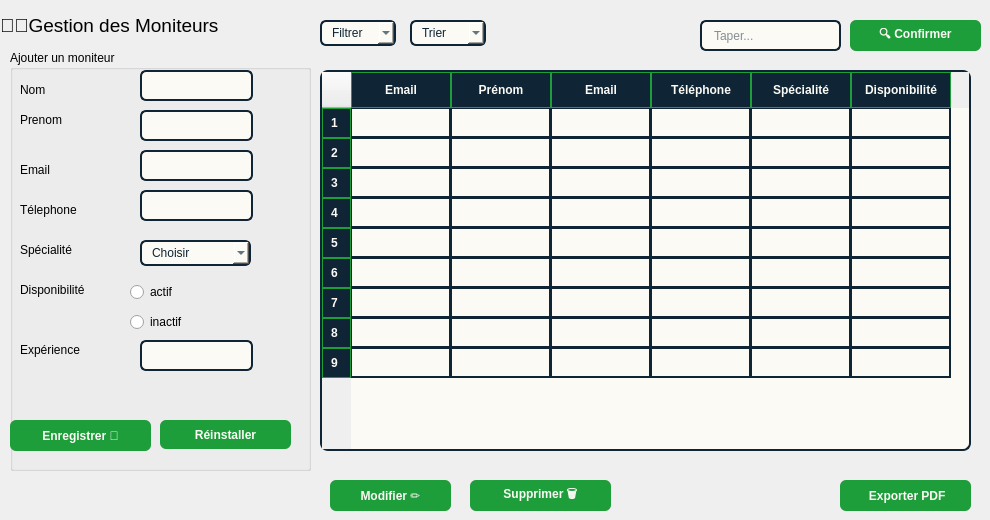
       <widget class="QWidget" name="tab_4">
        <attribute name="title">
         <string>Ajouter un moniteur </string>
        </attribute>
        <widget class="QGroupBox" name="groupBox_2">
         <property name="geometry">
          <rect>
           <x>10</x>
           <y>50</y>
           <width>301</width>
           <height>421</height>
          </rect>
         </property>
         <property name="styleSheet">
          <string notr="true">color: #000000
#nom,
#prenom,
#email,
#telephone,
#experience {
    border: 2px solid #0F2434;
    border-radius: 6px;
    padding: 6px 10px;
    background-color: #FBFAF5;
    selection-background-color: #1D9E3A;
    selection-color: #FBFAF5;
}

#nom:focus,
#prenom:focus,
#email:focus,
#telephone:focus,
#experience:focus {
    border: 2px solid #1D9E3A; /* Pigment green on focus */
}
</string>
         </property>
         <property name="title">
          <string>Ajouter un moniteur </string>
         </property>
         <widget class="QLabel" name="label_8">
          <property name="geometry">
           <rect>
            <x>10</x>
            <y>30</y>
            <width>71</width>
            <height>20</height>
           </rect>
          </property>
          <property name="styleSheet">
           <string notr="true">color: rgb(0, 0, 0);</string>
          </property>
          <property name="text">
           <string>Nom</string>
          </property>
         </widget>
         <widget class="QLabel" name="label_10">
          <property name="geometry">
           <rect>
            <x>10</x>
            <y>190</y>
            <width>81</width>
            <height>20</height>
           </rect>
          </property>
          <property name="styleSheet">
           <string notr="true">color: rgb(0, 0, 0);</string>
          </property>
          <property name="text">
           <string>Spécialité</string>
          </property>
         </widget>
         <widget class="QLabel" name="label_11">
          <property name="geometry">
           <rect>
            <x>10</x>
            <y>60</y>
            <width>61</width>
            <height>20</height>
           </rect>
          </property>
          <property name="styleSheet">
           <string notr="true">color: rgb(0, 0, 0);</string>
          </property>
          <property name="text">
           <string>Prenom</string>
          </property>
         </widget>
         <widget class="QLabel" name="label_12">
          <property name="geometry">
           <rect>
            <x>10</x>
            <y>110</y>
            <width>61</width>
            <height>20</height>
           </rect>
          </property>
          <property name="styleSheet">
           <string notr="true">color: rgb(0, 0, 0);</string>
          </property>
          <property name="text">
           <string>Email</string>
          </property>
         </widget>
         <widget class="QLabel" name="label_13">
          <property name="geometry">
           <rect>
            <x>10</x>
            <y>150</y>
            <width>81</width>
            <height>20</height>
           </rect>
          </property>
          <property name="styleSheet">
           <string notr="true">color: rgb(0, 0, 0);</string>
          </property>
          <property name="text">
           <string>Télephone</string>
          </property>
         </widget>
         <widget class="QLabel" name="label_14">
          <property name="geometry">
           <rect>
            <x>10</x>
            <y>230</y>
            <width>91</width>
            <height>20</height>
           </rect>
          </property>
          <property name="styleSheet">
           <string notr="true">color: rgb(0, 0, 0);</string>
          </property>
          <property name="text">
           <string>Disponibilité</string>
          </property>
         </widget>
         <widget class="QLabel" name="label_15">
          <property name="geometry">
           <rect>
            <x>10</x>
            <y>290</y>
            <width>91</width>
            <height>20</height>
           </rect>
          </property>
          <property name="styleSheet">
           <string notr="true">color: rgb(0, 0, 0);</string>
          </property>
          <property name="text">
           <string>Expérience </string>
          </property>
         </widget>
         <widget class="QLineEdit" name="nom_2">
          <property name="geometry">
           <rect>
            <x>130</x>
            <y>20</y>
            <width>113</width>
            <height>31</height>
           </rect>
          </property>
          <property name="styleSheet">
           <string notr="true">#nom_2 {
    border: 2px solid #0F2434;
    border-radius: 6px;
    padding: 5px 10px;
    background-color: #FBFAF5;
    color: #0F2434;
}
</string>
          </property>
         </widget>
         <widget class="QComboBox" name="specialite">
          <property name="geometry">
           <rect>
            <x>130</x>
            <y>190</y>
            <width>111</width>
            <height>26</height>
           </rect>
          </property>
          <property name="styleSheet">
           <string notr="true">#specialite {
    border: 2px solid #0F2434;
    border-radius: 6px;
    padding: 5px 10px;
    background-color: #FBFAF5;
    color: #0F2434;
}

#type QAbstractItemView {
    background-color: #FBFAF5;
    selection-background-color: #1D9E3A;
    selection-color: #FBFAF5;
}

#type:focus {
    border: 2px solid #1D9E3A;
}
</string>
          </property>
          <item>
           <property name="text">
            <string>Choisir</string>
           </property>
          </item>
          <item>
           <property name="text">
            <string>Permis A</string>
           </property>
          </item>
          <item>
           <property name="text">
            <string>Permis B</string>
           </property>
          </item>
          <item>
           <property name="text">
            <string>Permis C</string>
           </property>
          </item>
          <item>
           <property name="text">
            <string>Permis D</string>
           </property>
          </item>
         </widget>
         <widget class="QLineEdit" name="prenom_2">
          <property name="geometry">
           <rect>
            <x>130</x>
            <y>60</y>
            <width>113</width>
            <height>31</height>
           </rect>
          </property>
          <property name="styleSheet">
           <string notr="true">#prenom_2 {
    border: 2px solid #0F2434;
    border-radius: 6px;
    padding: 5px 10px;
    background-color: #FBFAF5;
    color: #0F2434;
}
</string>
          </property>
         </widget>
         <widget class="QLineEdit" name="email">
          <property name="geometry">
           <rect>
            <x>130</x>
            <y>100</y>
            <width>113</width>
            <height>31</height>
           </rect>
          </property>
          <property name="styleSheet">
           <string notr="true">#email{
    border: 2px solid #0F2434;
    border-radius: 6px;
    padding: 5px 10px;
    background-color: #FBFAF5;
    color: #0F2434;
}

</string>
          </property>
         </widget>
         <widget class="QLineEdit" name="telephone_2">
          <property name="geometry">
           <rect>
            <x>130</x>
            <y>140</y>
            <width>113</width>
            <height>31</height>
           </rect>
          </property>
          <property name="styleSheet">
           <string notr="true">#telephone_2 {
    border: 2px solid #0F2434;
    border-radius: 6px;
    padding: 5px 10px;
    background-color: #FBFAF5;
    color: #0F2434;
}
</string>
          </property>
         </widget>
         <widget class="QRadioButton" name="actif">
          <property name="geometry">
           <rect>
            <x>120</x>
            <y>230</y>
            <width>110</width>
            <height>24</height>
           </rect>
          </property>
          <property name="styleSheet">
           <string notr="true">color: rgb(0,0,0);</string>
          </property>
          <property name="text">
           <string>actif</string>
          </property>
         </widget>
         <widget class="QRadioButton" name="inactif">
          <property name="geometry">
           <rect>
            <x>120</x>
            <y>260</y>
            <width>110</width>
            <height>24</height>
           </rect>
          </property>
          <property name="styleSheet">
           <string notr="true">color: rgb(0, 0, 0);</string>
          </property>
          <property name="text">
           <string>inactif</string>
          </property>
         </widget>
         <widget class="QLineEdit" name="experience">
          <property name="geometry">
           <rect>
            <x>130</x>
            <y>290</y>
            <width>113</width>
            <height>31</height>
           </rect>
          </property>
          <property name="styleSheet">
           <string notr="true">#experience {
    border: 2px solid #0F2434;
    border-radius: 6px;
    padding: 5px 10px;
    background-color: #FBFAF5;
    color: #0F2434;
}</string>
          </property>
         </widget>
         <widget class="QPushButton" name="reinstaller_mon">
          <property name="geometry">
           <rect>
            <x>150</x>
            <y>370</y>
            <width>131</width>
            <height>29</height>
           </rect>
          </property>
          <property name="styleSheet">
           <string notr="true">#reinstaller_mon {
    background-color: #1D9E3A;
    color: #FBFAF5;
    border: none;
    border-radius: 6px;
    padding: 8px 18px;
    font-weight: bold;
}

#reinstaller_mon:hover {
    background-color: #30AA2C;
}

#reinstaller_mon:pressed {
    background-color: #239539;
}
</string>
          </property>
          <property name="text">
           <string>Réinstaller</string>
          </property>
          <property name="icon">
           <iconset theme="QIcon::ThemeIcon::EditClear"/>
          </property>
         </widget>
         <widget class="QPushButton" name="enregistrer_m">
          <property name="geometry">
           <rect>
            <x>0</x>
            <y>370</y>
            <width>141</width>
            <height>31</height>
           </rect>
          </property>
          <property name="styleSheet">
           <string notr="true">#enregistrer_m {
    background-color: #1D9E3A;
    color: #FBFAF5;
    border: none;
    border-radius: 6px;
    padding: 8px 18px;
    font-weight: bold;
}

#enregistrer_c:hover {
    background-color: #30AA2C;
}

#enregistrer_c:pressed {
    background-color: #239539;
}
</string>
          </property>
          <property name="text">
           <string>Enregistrer 💾</string>
          </property>
         </widget>
        </widget>
        <widget class="QComboBox" name="filtrer_mon">
         <property name="geometry">
          <rect>
           <x>320</x>
           <y>20</y>
           <width>76</width>
           <height>26</height>
          </rect>
         </property>
         <property name="styleSheet">
          <string notr="true">#filtrer_mon {
    border: 2px solid #0F2434;
    border-radius: 6px;
    padding: 5px 10px;
    background-color: #FBFAF5;
    color: #0F2434;
}

#type QAbstractItemView {
    background-color: #FBFAF5;
    selection-background-color: #1D9E3A;
    selection-color: #FBFAF5;
}

#type:focus {
    border: 2px solid #1D9E3A;
}
</string>
         </property>
         <item>
          <property name="text">
           <string>Filtrer</string>
          </property>
         </item>
         <item>
          <property name="text">
           <string>Spécialité</string>
          </property>
         </item>
         <item>
          <property name="text">
           <string>disponibilité</string>
          </property>
         </item>
        </widget>
        <widget class="QComboBox" name="trier_mon">
         <property name="geometry">
          <rect>
           <x>410</x>
           <y>20</y>
           <width>76</width>
           <height>26</height>
          </rect>
         </property>
         <property name="styleSheet">
          <string notr="true">#trier_mon {
    border: 2px solid #0F2434;
    border-radius: 6px;
    padding: 5px 10px;
    background-color: #FBFAF5;
    color: #0F2434;
}

#type QAbstractItemView {
    background-color: #FBFAF5;
    selection-background-color: #1D9E3A;
    selection-color: #FBFAF5;
}

#type:focus {
    border: 2px solid #1D9E3A;
}
</string>
         </property>
         <item>
          <property name="text">
           <string>Trier</string>
          </property>
         </item>
         <item>
          <property name="text">
           <string>A-Z</string>
          </property>
         </item>
         <item>
          <property name="text">
           <string>Spécialité</string>
          </property>
         </item>
        </widget>
        <widget class="QLineEdit" name="taper_mon">
         <property name="geometry">
          <rect>
           <x>700</x>
           <y>20</y>
           <width>141</width>
           <height>31</height>
          </rect>
         </property>
         <property name="styleSheet">
          <string notr="true">#taper_mon {
    border: 2px solid #0F2434;
    border-radius: 6px;
    padding: 6px 10px;
    background-color: #FBFAF5;
    color: #0F2434;
    selection-background-color: #1D9E3A;
    selection-color: #FBFAF5;
}

#taper_mon:focus {
    border: 2px solid #1D9E3A;
}
</string>
         </property>
         <property name="placeholderText">
          <string>Taper...</string>
         </property>
        </widget>
        <widget class="QLabel" name="label_23">
         <property name="geometry">
          <rect>
           <x>0</x>
           <y>10</y>
           <width>301</width>
           <height>31</height>
          </rect>
         </property>
         <property name="font">
          <font>
           <pointsize>14</pointsize>
          </font>
         </property>
         <property name="styleSheet">
          <string notr="true">color: rgb(0, 0, 0);</string>
         </property>
         <property name="text">
          <string>🧑‍💼Gestion des Moniteurs </string>
         </property>
        </widget>
        <widget class="QPushButton" name="supp_m">
         <property name="geometry">
          <rect>
           <x>470</x>
           <y>480</y>
           <width>141</width>
           <height>31</height>
          </rect>
         </property>
         <property name="styleSheet">
          <string notr="true">#supp_m {
    background-color: #1D9E3A;
    color: #FBFAF5;
    border: none;
    border-radius: 6px;
    padding: 8px 18px;
    font-weight: bold;
}

#supp_m:hover {
    background-color: #30AA2C;
}

#supp_m:pressed {
    background-color: #239539;
}
</string>
         </property>
         <property name="text">
          <string>Supprimer 🗑️</string>
         </property>
        </widget>
        <widget class="QPushButton" name="expo_tab_m">
         <property name="geometry">
          <rect>
           <x>840</x>
           <y>480</y>
           <width>131</width>
           <height>31</height>
          </rect>
         </property>
         <property name="styleSheet">
          <string notr="true">#expo_tab_m {
    background-color: #1D9E3A;
    color: #FBFAF5;
    border: none;
    border-radius: 6px;
    padding: 8px 18px;
    font-weight: bold;
}

#expo_tab_m:hover {
    background-color: #30AA2C;
}

#expo_tab_m:pressed {
    background-color: #239539;
}
</string>
         </property>
         <property name="text">
          <string> Exporter PDF</string>
         </property>
         <property name="icon">
          <iconset>
           <normaloff>:/res2/img/excel.png</normaloff>:/res2/img/excel.png</iconset>
         </property>
        </widget>
        <widget class="QPushButton" name="modifier_m">
         <property name="geometry">
          <rect>
           <x>330</x>
           <y>480</y>
           <width>121</width>
           <height>31</height>
          </rect>
         </property>
         <property name="styleSheet">
          <string notr="true">#modifier_m {
    background-color: #1D9E3A;
    color: #FBFAF5;
    border: none;
    border-radius: 6px;
    padding: 8px 18px;
    font-weight: bold;
}

#modifier_m:hover {
    background-color: #30AA2C;
}

#modifier_m:pressed {
    background-color: #239539;
}
</string>
         </property>
         <property name="text">
          <string>Modifier ✏️</string>
         </property>
        </widget>
        <widget class="QPushButton" name="conf_rech_m">
         <property name="geometry">
          <rect>
           <x>850</x>
           <y>20</y>
           <width>131</width>
           <height>31</height>
          </rect>
         </property>
         <property name="styleSheet">
          <string notr="true">#conf_rech_m{
    background-color: #1D9E3A;
    color: #FBFAF5;
    border: none;
    border-radius: 6px;
    padding: 8px 18px;
    font-weight: bold;
}

#conf_rech_m:hover {
    background-color: #30AA2C;
}

#conf_rech_m:pressed {
    background-color: #239539;
}
</string>
         </property>
         <property name="text">
          <string>🔍 Confirmer</string>
         </property>
        </widget>
        <widget class="QTableWidget" name="tab_mon">
         <property name="geometry">
          <rect>
           <x>320</x>
           <y>70</y>
           <width>651</width>
           <height>381</height>
          </rect>
         </property>
         <property name="styleSheet">
          <string notr="true">/* Main table styling */
#tab_mon {
    background-color: #FBFAF5;
    border-radius: 8px;
    border: 2px solid #0F2434;
    gridline-color: #0F2434;
    alternate-background-color: #E8E8E8;
}

/* Table header styling - make columns visible */
#tab_mon QHeaderView::section {
    background-color: #0F2434;
    color: #FBFAF5;
    padding: 8px;
    border: 1px solid #1D9E3A;
    font-weight: bold;
    font-size: 12px;
}

/* Table items/cells styling */
#tab_mon::item {
    border: 1px solid #0F2434;
    padding: 8px;
    color: #0F2434;
}

/* Make sure text is visible in cells */
#tab_mon::item {
    color: #0F2434;
    background-color: #FBFAF5;
}

/* Alternate row coloring */
#tab_mon::item:alternate {
    background-color: #F0F0F0;
}

/* Hover effect on rows */
#tab_employes::item:hover {
    background-color: #E0E0E0;
    color: #0F2434;
}

/* Selected row styling */
#tab_mon::item:selected {
    background-color: #0F2434;
    color: #FBFAF5;
}

/* Ensure the table view itself has proper borders */
#tab_mon QTableView {
    gridline-color: #0F2434;
    border: 2px solid #0F2434;
}

/* Corner button styling */
#tab_mon QTableCornerButton::section {
    background-color: #0F2434;
    border: 1px solid #0F2434;
}</string>
         </property>
         <row/>
         <row/>
         <row/>
         <row/>
         <row/>
         <row/>
         <row/>
         <row/>
         <row/>
         <column>
          <property name="text">
           <string>Email</string>
          </property>
          <property name="font">
           <font>
            <pointsize>9</pointsize>
           </font>
          </property>
         </column>
         <column>
          <property name="text">
           <string>Prénom</string>
          </property>
         </column>
         <column>
          <property name="text">
           <string>Email</string>
          </property>
         </column>
         <column>
          <property name="text">
           <string>Téléphone</string>
          </property>
         </column>
         <column>
          <property name="text">
           <string>Spécialité</string>
          </property>
         </column>
         <column>
          <property name="text">
           <string>Disponibilité</string>
          </property>
         </column>
         <item row="1" column="0">
          <property name="text">
           <string/>
          </property>
          <property name="font">
           <font>
            <pointsize>13</pointsize>
           </font>
          </property>
         </item>
        </widget>
       </widget>
